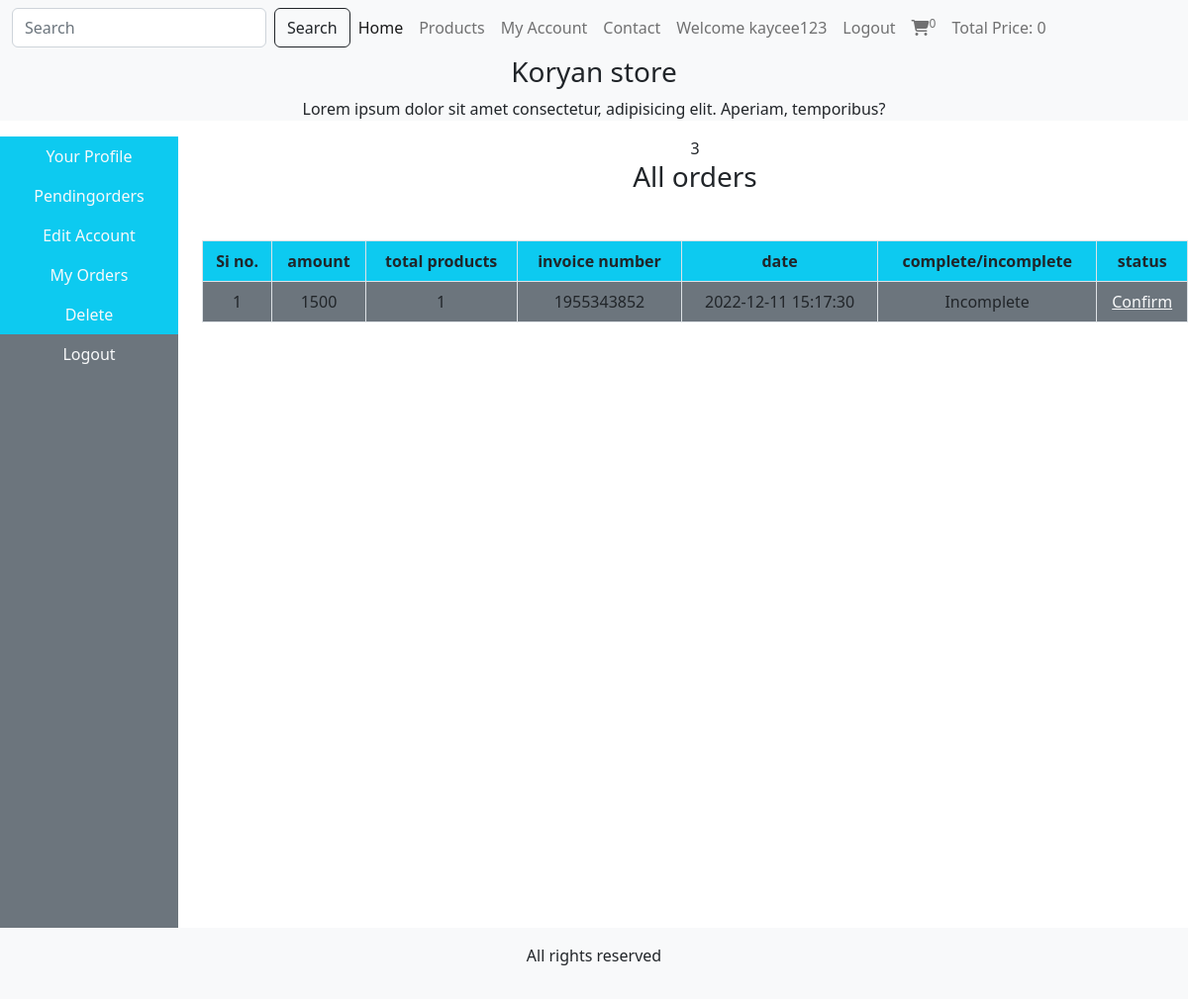
The page /users_area/profile.php?my_orders (signed in) on the database its author committed.
### tables this page shows
CREATE TABLE `user_table` (
  `user_id` int(11) NOT NULL,
  `username` varchar(100) NOT NULL,
  `user_email` varchar(100) NOT NULL,
  `user_password` varchar(255) NOT NULL,
  `user_ip` varchar(100) NOT NULL,
  `user_address` varchar(255) NOT NULL,
  `user_mobile` varchar(20) NOT NULL
);

CREATE TABLE `user_order` (
  `order_id` int(11) NOT NULL,
  `user_id` int(11) NOT NULL,
  `amount` int(255) NOT NULL,
  `invoice_number` int(255) NOT NULL,
  `total_products` int(255) NOT NULL,
  `order_date` timestamp NOT NULL DEFAULT current_timestamp() ON UPDATE current_timestamp(),
  `order_status` varchar(255) NOT NULL
);

### users_area/myorders.php (the view, shortened to what this page needs)
<!DOCTYPE html>
<html lang="en">
<head>
</head>
<body>
    <?php
    $username=$_SESSION['username'];
    $get_user="Select * from `user_table` where username='$username'";
    $result=mysqli_query($con,$get_user);
    $row_fetch=mysqli_fetch_assoc($result);
    $user_id=$row_fetch['user_id'];
    echo $user_id;
    ?>
<h3 class="text-sucesss">All orders</h3>
<table class="table table-bordered mt-5">
    <thead class="bg-info">
    <tr>
        <th>Si no.</th>
        <th>amount</th>
        <th>total products</th>
        <th>invoice number</th>
        <th>date</th>
        <th>complete/incomplete</th>
        <th>status</th>
    </tr>
    </thead>
    <tbody class="bg-secondary tex-light">
        <?php
        $get_order_details="Select * from `user_order` where user_id=$user_id";
        $result_orders=mysqli_query($con,$get_order_details);
        $number=1;
        while($row_orders=mysqli_fetch_assoc($result_orders)){
            $order_id=$row_orders['order_id'];
            $amount=$row_orders['amount'];
            $total_products=$row_orders['total_products'];
            $invoice_number=$row_orders['invoice_number'];
            $order_status=$row_orders['order_status'];
            if($order_status=='pending'){
                $order_status='Incomplete';
            }else{
                $order_status='Complete';
            }
            $order_date=$row_orders['order_date'];
            echo "<tr>
            <td>$number</td>
            <td>$amount</td>
            <td>$total_products</td>
            <td>$invoice_number</td>
            <td>$order_date</td>
            <td> $order_status</td>";
            ?>
            <?php if($order_status=='Complete'){
                echo"<td>Paid</td>";
            }else{
                echo" <td><a href='confirmpayment.php?order_id=$order_id'class='text-light'>Confirm</a></td>
                </tr>";
            }
            $number++;
        }
        ?>
    </tbody>
</table>
</body>
</html>

### style.css (style rules this page uses)
* { margin: 0; padding: 0; box-sizing: border-box; }

### rows shown on the page
user_table: user_id "3"
user_order: amount "1500", total_products "1", invoice_number "1955343852", order_date "2022-12-11 15:17:30", order_status "Incomplete"

### other values the page prints
$_SESSION['username'] "kaycee123"
$count_cart_items "0"
$total_price "0"
